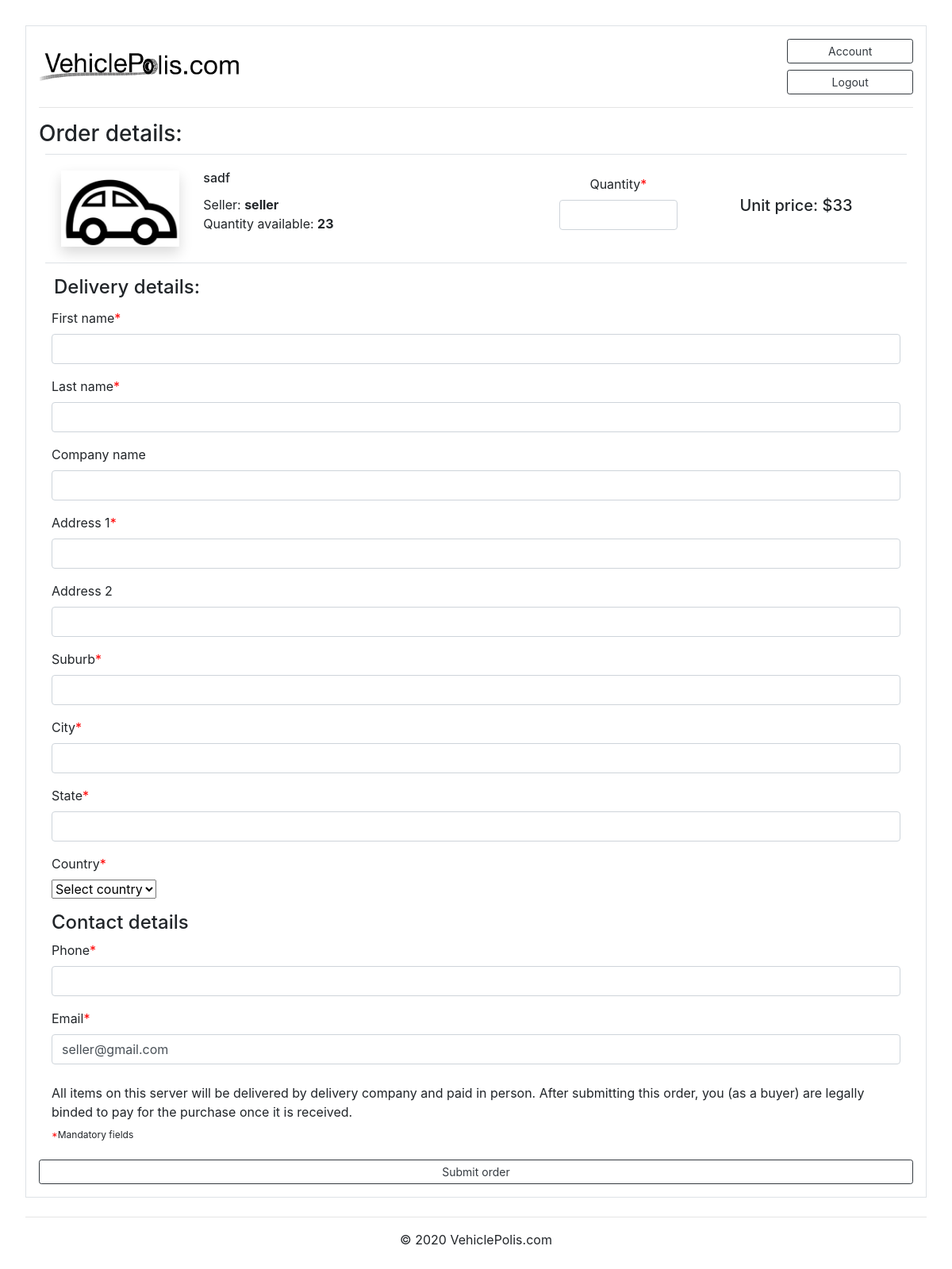
The page /item_details/7/order (signed in) on the database as committed earlier.
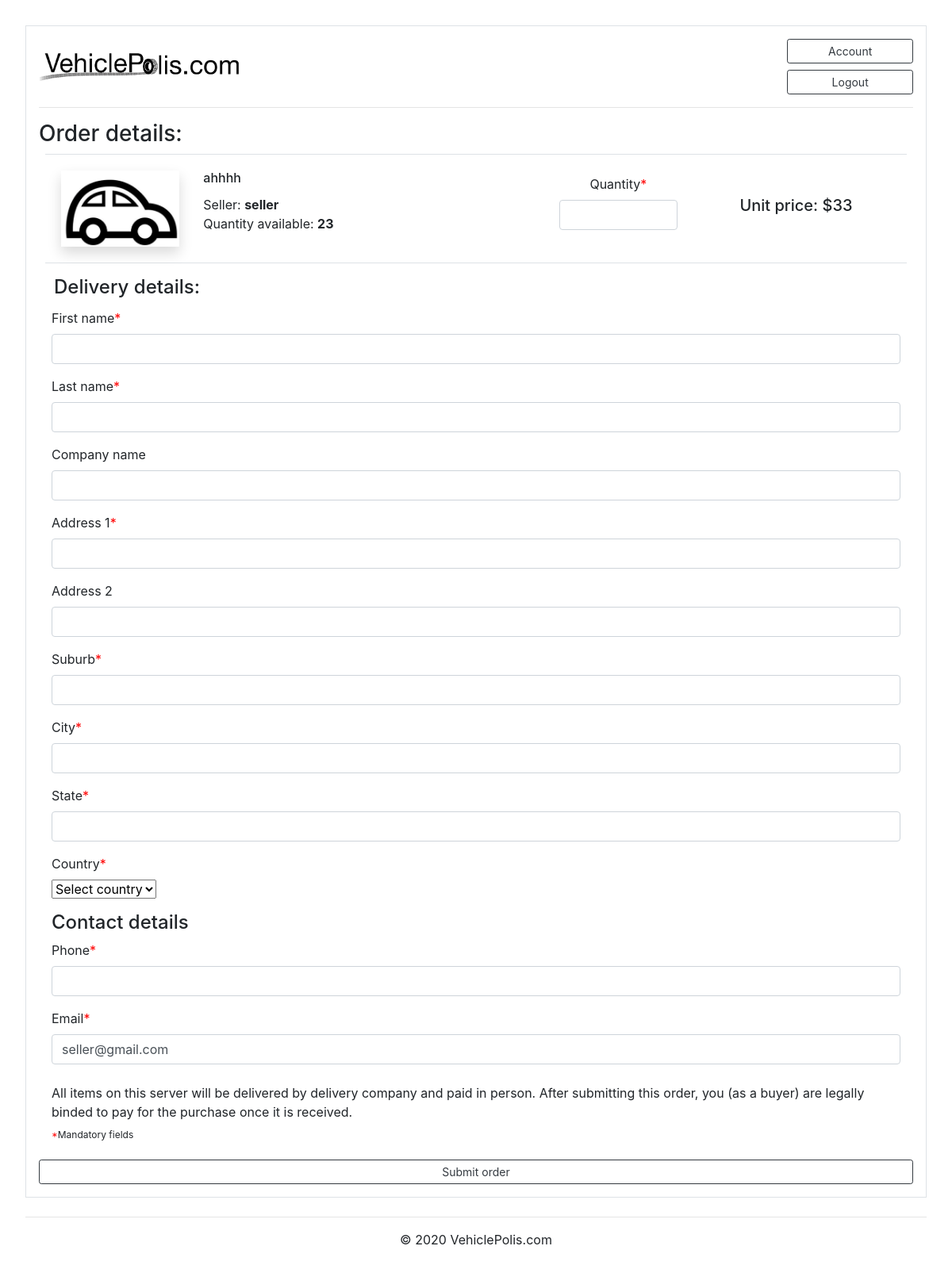
The same page on the database as committed later.
### marketplace/models.py (models this page shows, shortened)
class Post(db.Model):
    id = db.Column(db.Integer, primary_key=True)
    condition = db.Column(db.String(100), nullable=False)
    title = db.Column(db.String(100), nullable=False)
    make = db.Column(db.String(100), nullable=False)
    model = db.Column(db.String(100), nullable=False)
    price = db.Column(db.Integer(), nullable=False)
    year = db.Column(db.Integer(), nullable=False)
    ODO = db.Column(db.Integer(), nullable=False)
    category = db.Column(db.String(100), nullable=False)
    fuel = db.Column(db.String(100), nullable=False)
    transmission = db.Column(db.String(100), nullable=False)
    quantity = db.Column(db.Integer(), nullable=False)
    date_posted = db.Column(db.DateTime, nullable=False, default=datetime.now)
    description = db.Column(db.Text, nullable=True)
    image_file = db.Column(db.String(20), nullable=False, default='default.png')
    user_id = db.Column(db.Integer, db.ForeignKey('user.id'), nullable=False)
    orders = db.relationship('Order', backref='item', lazy=True)
    reviews = db.relationship('Review', backref='item', lazy=True)

### marketplace/routes.py (the view)
@current_app.route("/item_details/<int:post_id>/order", methods=['GET','POST'])
@login_required
def order_item(post_id):
    searchform = SearchForm()
    post = Post.query.get_or_404(post_id)
    form = OrderForm()
    maxquantity = post.quantity
    form.quantity.validators = [form.quantity.validators[0], NumberRange(min=1, max=maxquantity, message='Ordered quantity has to be no more than available quantity.')]
    if form.validate_on_submit():
        order = Order(date_posted = form.date_posted.data, quantity=form.quantity.data, first_name=form.first_name.data, last_name=form.last_name.data, company_name=form.company_name.data, address1=form.address1.data, address2=form.address2.data, suburb=form.suburb.data, city=form.city.data, state=form.state.data, country=form.country.data, phone=form.phone.data, email=form.email.data, author = current_user, item = post)
        db.session.add(order)
        db.session.commit()
        post.quantity = post.quantity-form.quantity.data
        db.session.commit()
        flash('Your order has been submitted!', 'info')
        return redirect(url_for('order_details', order_id=order.id))
    elif request.method == 'GET':
        form.email.data = current_user.email
    return render_template('order_item.html', searchform=searchform, post=post, form=form)

### marketplace/forms.py
class SearchForm(FlaskForm):
    text = StringField('Search')
    submit = SubmitField('Search')

### marketplace/models.py (called while the page is built)
@login_manager.user_loader
def load_user(user_id):
    return User.query.get(int(user_id))

### marketplace/templates/order_item.html (shortened to what the changed rows need)
{% extends "base.html" %}
{% block content %}
<form method="POST" action="">
  <div class="row border-top border-bottom mx-2">
    <div class="card border-0">
      <div class="card-body">
        <div class="row">
          <div class="col-xl-2 col-lg-2 col-xs-2 mp-2">
          <img class="shadow img-fluid" src="{{ url_for('static', filename='images/' + post.image_file) }}" alt="Card image cap">
          </div>
          <div class="col-xl-5 col-lg-5 col-xs-5">
            <h6 class="card-title">{{ post.title }}</h6>
            Seller: <strong>{{ post.author.username }}</strong><br>Quantity available: <strong>{{ post.quantity }}</strong>
          </div>
          <div class="col-xl-3 col-lg-3 col-xs-3 my-auto" align="center">
            <h5>Unit price: ${{ post.price }}</h5>
          </div>
        </div>
      </div>
    </div>
  </div>
  </div>
{% endblock content %}

Rows that differ between the two databases and show on the page:
changed Post: title "sadf" → "ahhhh"
